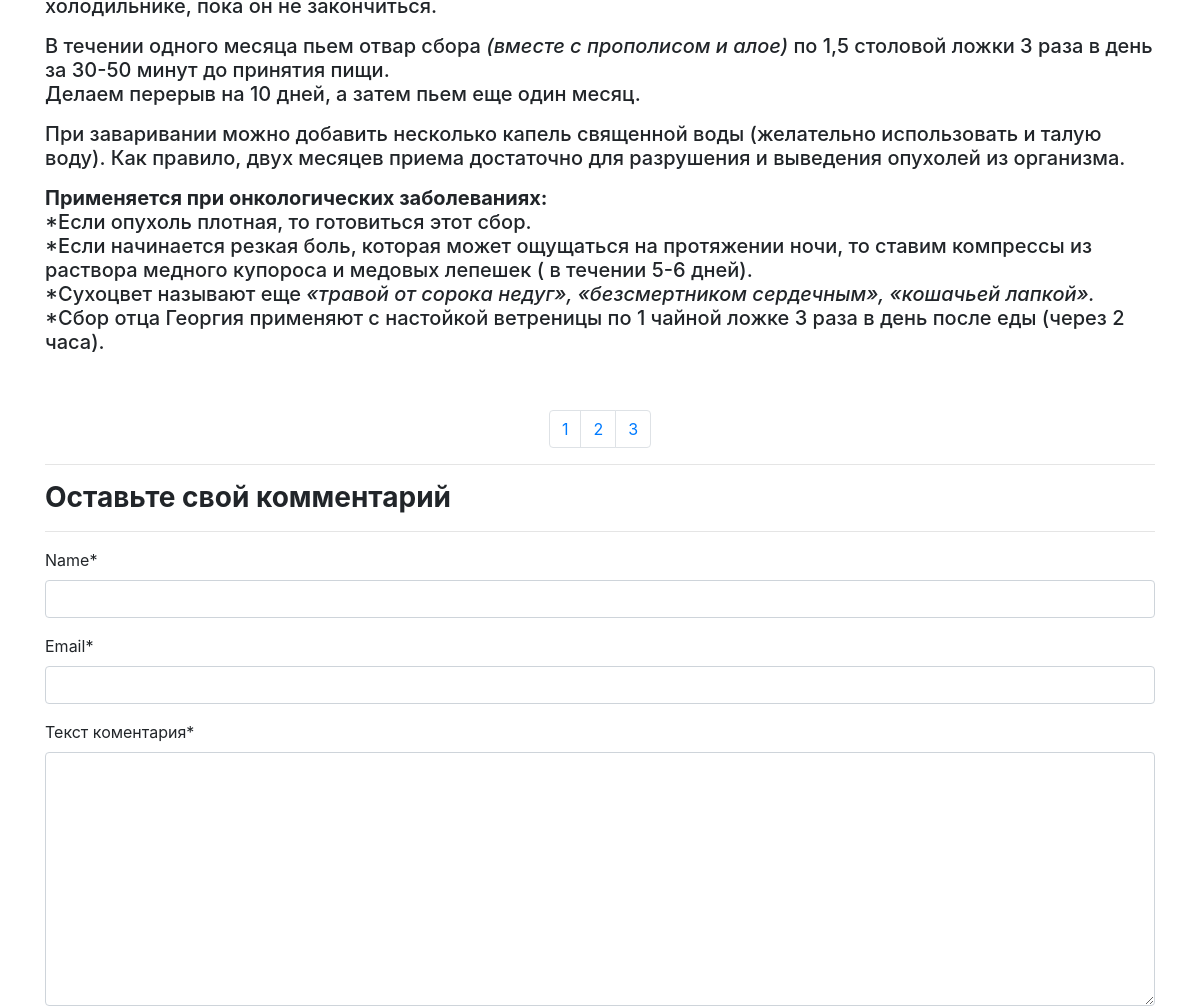
The page /3/ (middle part) on the database as committed earlier.
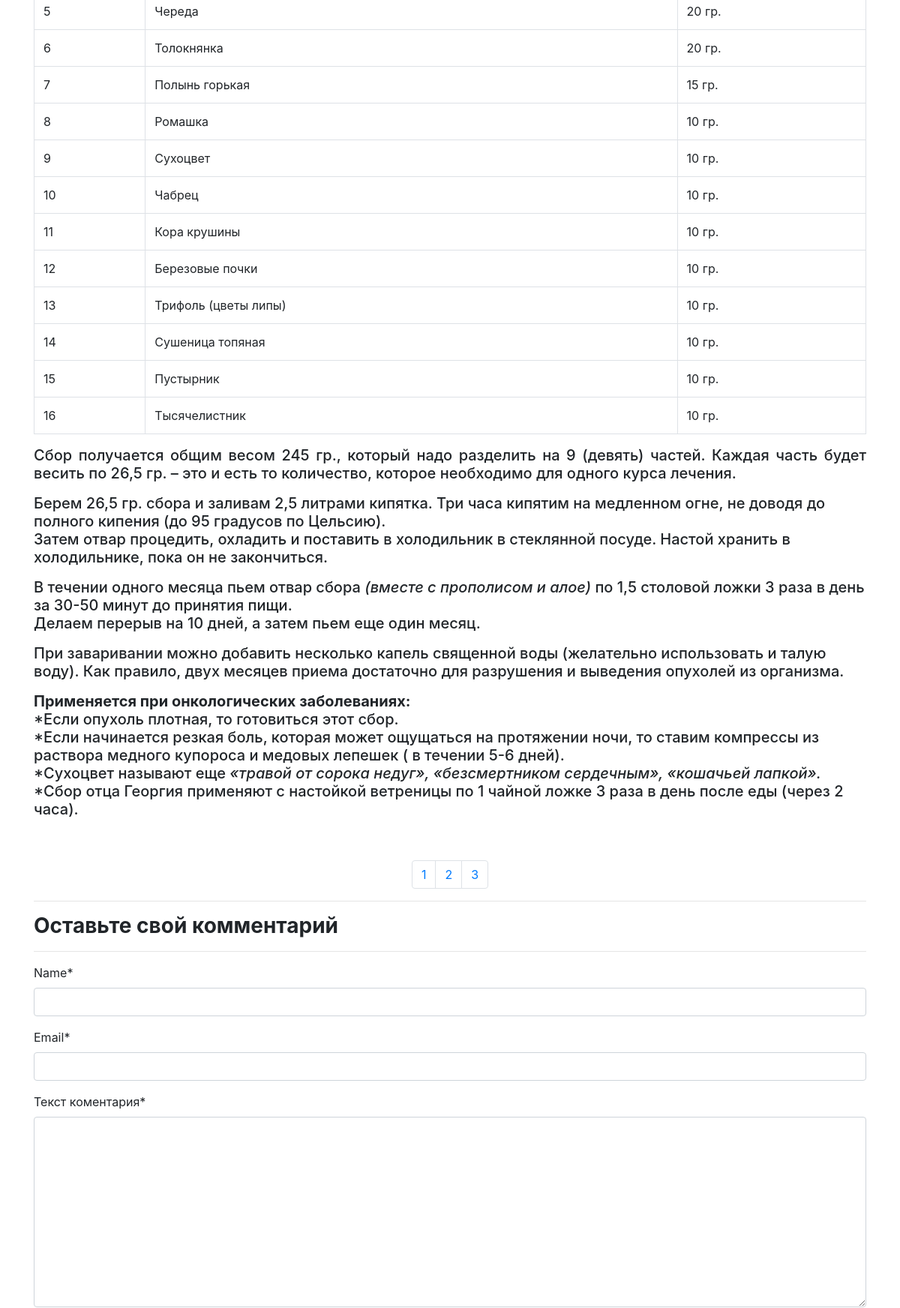
The same page on the database as committed later.
### myblog/models.py (models this page shows, shortened)
class Articles(models.Model):
    title = models.CharField(max_length=250)
    post = models.TextField()
    date = models.DateTimeField(auto_now_add=True)

### myblog/views.py (the view)
# urls.py: path('<int:pk>/', views.show),
def show(request, pk=1):
    post = Articles.objects.get(id=pk)
    comments = Comment.objects.all()
    if request.method == "POST":
        form = CommentForm(request.POST)
        if form.is_valid():
            comm = form.save(commit=False)
            comm.post = post
            comm.save()
    else:
        form = CommentForm()
    return render(request, "blog/post.html", {'post': post, 'form': form, 'comments': comments})

### myblog/forms.py
class CommentForm(forms.ModelForm):
    class Meta:
        model = Comment
        fields = ('name', 'email', 'text',)
    pass

### myblog/templates/blog/post.html (shortened to what this page needs)
{% extends 'blog/base.html' %}
{% load crispy_forms_tags %}
{% block content %}
<body>
          <p>{{post.post|safe|linebreaks}}</p><br/>
          <p>
                <nav aria-label="Page navigation example">
                    <ul class="pagination justify-content-center">
                        <li class="page-item"><a class="page-link" href="/">1</a></li>
                        <li class="page-item"><a class="page-link" href="/2">2</a></li>
                        <li class="page-item"><a class="page-link" href="/3">3</a></li>
                    </ul>
                </nav>
            <hr><h3><b>Оставьте свой комментарий</b></h3><hr>
            <form action="/" method="post">
            {{form|crispy}}
            </form>
    </div>
</body>
{% endblock content %}

### myblog/templates/blog/base.html (shortened to what this page needs)
{% load static %}
<!doctype html>
<html lang="en">
  <head>
    <link rel="stylesheet" href="https://stackpath.bootstrapcdn.com/bootstrap/4.4.1/css/bootstrap.min.css">
  </head>
  <body>
  <div class="container">
  {% block content %}
  {% endblock %}
  </body>
</html>

Rows that differ between the two databases and show on the page:
changed Articles: post "В течении одного месяца…" → "5 Череда 20 гр. 6 Толокнянка 20 гр. 7 Полынь горькая 15 гр. 8 Ромашка 10 гр. 9 Сухоцвет 10 гр. 10 Чабрец 10 гр. 11 Кора крушины 10 гр. 12 Березовые почки 10 гр. 13 Трифоль (цветы липы) 10 гр. 14 Сушеница топяная 10 гр. 15 Пустырник 10 гр. 16 Тысячелистник 10 гр. Сбор получается общим весом 245 гр., который надо разделить на 9 (девять) частей. Каждая часть будет весить по 26,5 гр. – это и есть то количество, которое необходимо для одного курса лечения. Берем 26,5 гр. сбора и заливам 2,5 литрами кипятка. Три часа кипятим на медленном огне, не доводя до полного кипения (до 95 градусов по Цельсию). Затем отвар процедить, охладить и поставить в холодильник в стеклянной посуде. Настой хранить в…"
